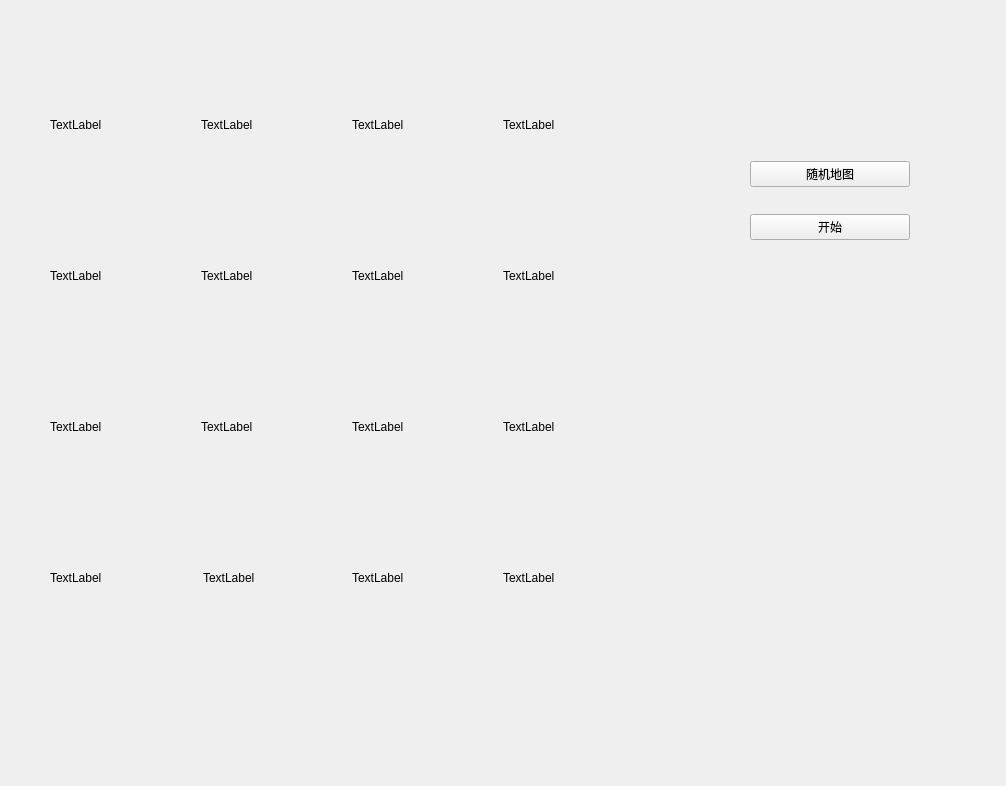
<?xml version="1.0" encoding="UTF-8"?>
<ui version="4.0">
 <class>Widget</class>
 <widget class="QWidget" name="Widget">
  <property name="geometry">
   <rect>
    <x>0</x>
    <y>0</y>
    <width>1006</width>
    <height>786</height>
   </rect>
  </property>
  <property name="windowTitle">
   <string>Widget</string>
  </property>
  <widget class="QLabel" name="label_world00">
   <property name="geometry">
    <rect>
     <x>50</x>
     <y>503</y>
     <width>150</width>
     <height>150</height>
    </rect>
   </property>
   <property name="text">
    <string>TextLabel</string>
   </property>
  </widget>
  <widget class="QLabel" name="label_world01">
   <property name="geometry">
    <rect>
     <x>203</x>
     <y>503</y>
     <width>150</width>
     <height>150</height>
    </rect>
   </property>
   <property name="text">
    <string>TextLabel</string>
   </property>
  </widget>
  <widget class="QLabel" name="label_world02">
   <property name="geometry">
    <rect>
     <x>352</x>
     <y>503</y>
     <width>150</width>
     <height>150</height>
    </rect>
   </property>
   <property name="text">
    <string>TextLabel</string>
   </property>
  </widget>
  <widget class="QLabel" name="label_world03">
   <property name="geometry">
    <rect>
     <x>503</x>
     <y>503</y>
     <width>150</width>
     <height>150</height>
    </rect>
   </property>
   <property name="text">
    <string>TextLabel</string>
   </property>
  </widget>
  <widget class="QLabel" name="label_world10">
   <property name="geometry">
    <rect>
     <x>50</x>
     <y>352</y>
     <width>150</width>
     <height>150</height>
    </rect>
   </property>
   <property name="text">
    <string>TextLabel</string>
   </property>
  </widget>
  <widget class="QLabel" name="label_world11">
   <property name="geometry">
    <rect>
     <x>201</x>
     <y>352</y>
     <width>150</width>
     <height>150</height>
    </rect>
   </property>
   <property name="text">
    <string>TextLabel</string>
   </property>
  </widget>
  <widget class="QLabel" name="label_world12">
   <property name="geometry">
    <rect>
     <x>352</x>
     <y>352</y>
     <width>150</width>
     <height>150</height>
    </rect>
   </property>
   <property name="text">
    <string>TextLabel</string>
   </property>
  </widget>
  <widget class="QLabel" name="label_world13">
   <property name="geometry">
    <rect>
     <x>503</x>
     <y>352</y>
     <width>150</width>
     <height>150</height>
    </rect>
   </property>
   <property name="text">
    <string>TextLabel</string>
   </property>
  </widget>
  <widget class="QLabel" name="label_world20">
   <property name="geometry">
    <rect>
     <x>50</x>
     <y>201</y>
     <width>150</width>
     <height>150</height>
    </rect>
   </property>
   <property name="text">
    <string>TextLabel</string>
   </property>
  </widget>
  <widget class="QLabel" name="label_world21">
   <property name="geometry">
    <rect>
     <x>201</x>
     <y>201</y>
     <width>150</width>
     <height>150</height>
    </rect>
   </property>
   <property name="text">
    <string>TextLabel</string>
   </property>
  </widget>
  <widget class="QLabel" name="label_world22">
   <property name="geometry">
    <rect>
     <x>352</x>
     <y>201</y>
     <width>150</width>
     <height>150</height>
    </rect>
   </property>
   <property name="text">
    <string>TextLabel</string>
   </property>
  </widget>
  <widget class="QLabel" name="label_world23">
   <property name="geometry">
    <rect>
     <x>503</x>
     <y>201</y>
     <width>150</width>
     <height>150</height>
    </rect>
   </property>
   <property name="text">
    <string>TextLabel</string>
   </property>
  </widget>
  <widget class="QLabel" name="label_world30">
   <property name="geometry">
    <rect>
     <x>50</x>
     <y>50</y>
     <width>150</width>
     <height>150</height>
    </rect>
   </property>
   <property name="text">
    <string>TextLabel</string>
   </property>
  </widget>
  <widget class="QLabel" name="label_world31">
   <property name="geometry">
    <rect>
     <x>201</x>
     <y>50</y>
     <width>150</width>
     <height>150</height>
    </rect>
   </property>
   <property name="text">
    <string>TextLabel</string>
   </property>
  </widget>
  <widget class="QLabel" name="label_world32">
   <property name="geometry">
    <rect>
     <x>352</x>
     <y>50</y>
     <width>150</width>
     <height>150</height>
    </rect>
   </property>
   <property name="text">
    <string>TextLabel</string>
   </property>
  </widget>
  <widget class="QLabel" name="label_world33">
   <property name="geometry">
    <rect>
     <x>503</x>
     <y>50</y>
     <width>150</width>
     <height>150</height>
    </rect>
   </property>
   <property name="text">
    <string>TextLabel</string>
   </property>
  </widget>
  <widget class="QWidget" name="verticalLayoutWidget">
   <property name="geometry">
    <rect>
     <x>750</x>
     <y>140</y>
     <width>160</width>
     <height>121</height>
    </rect>
   </property>
   <layout class="QVBoxLayout" name="verticalLayout">
    <item>
     <widget class="QPushButton" name="pushButton_random_ini_world">
      <property name="text">
       <string>随机地图</string>
      </property>
     </widget>
    </item>
    <item>
     <widget class="QPushButton" name="pushButton_game_start">
      <property name="text">
       <string>开始</string>
      </property>
     </widget>
    </item>
   </layout>
  </widget>
 </widget>
 <resources/>
 <connections/>
</ui>
